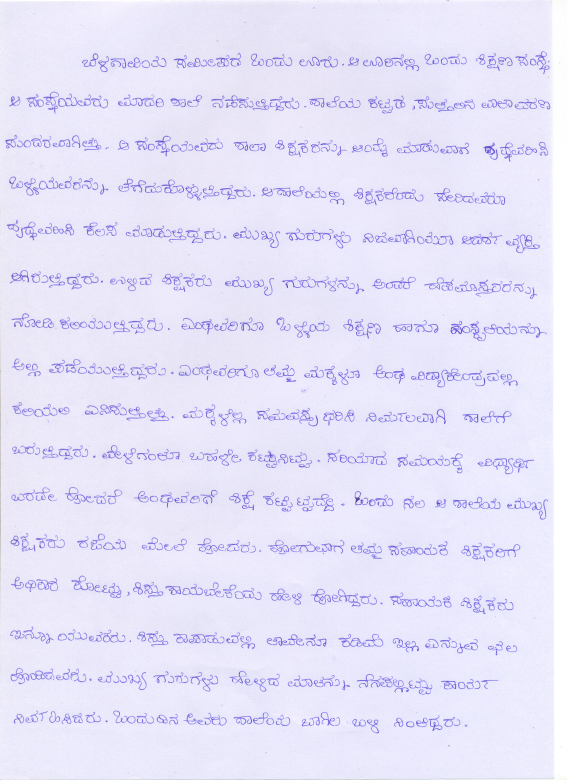
%> input picture writer identification for kannada handwritten documents/Datasets/K10.jpg, 1700 x 2340 px, given in place of 1.bmp, which was not available (shown at 1/3 size)
$ octave FeatureImagesW5.m   (GNU Octave 9; MATLAB toolbox functions it lacks are replaced by stand-ins)
%> lines starting %> are read from the running program, lines starting %| are printed output that depends on the picture; pictures that were not available may be replaced by others from this repository, and a replacement may not be noted
close all;
clear all;
clc;
%initializing the clock
t1=clock;

%Name of the Images Used
FN{1,1} = 'K1';
FN{1,2} = 'K2';
FN{1,3} = 'K3';
FN{1,4} = 'K4';
FN{1,5} = 'K5';
FN{1,6} = 'K6';
FN{1,7} = 'K7';
FN{1,8} = 'K8';
FN{1,9} = 'K9';
FN{1,10} = 'K10';
FN{1,11} = 'K11';
FN{1,12} = 'K12';
FN{1,13} = 'K13';
FN{1,14} = 'K14';

for i = 1:14


    for j = 1:50
        ImP = strcat('D:\PRAVEEN\Mtech finalproject\image sets\',FN{1,i},'\',int2str(j),'.bmp')
        X = (imread(ImP));
%> X is the input picture: size 2340x1700x3 uint8; mean R, G, B 229.6, 227.1, 249.6
        X2 = rgb2gray(X);
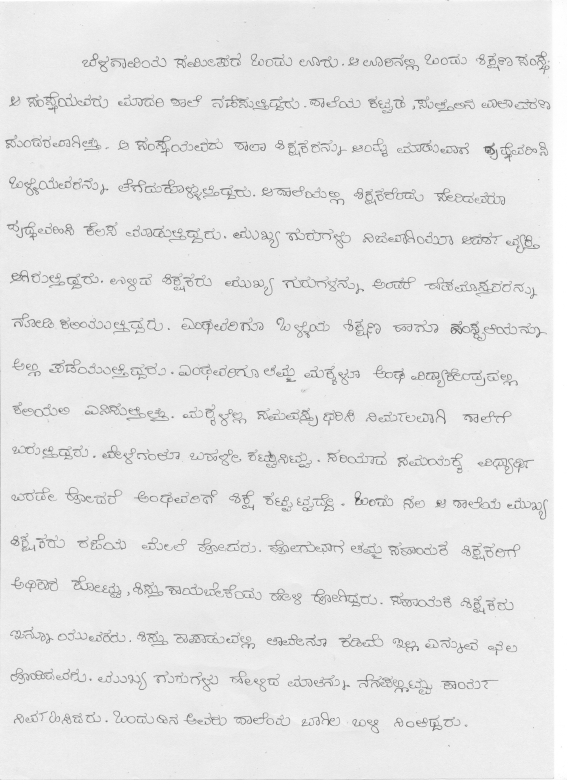
%> X2: size 2340x1700 uint8 (shown at 1/3 size); min 68, max 255, mean 230.4
        % [22 lines of commented-out code are left out]
 [a1,h1,v1,d1] = dwt2(X2,'bior2.6');
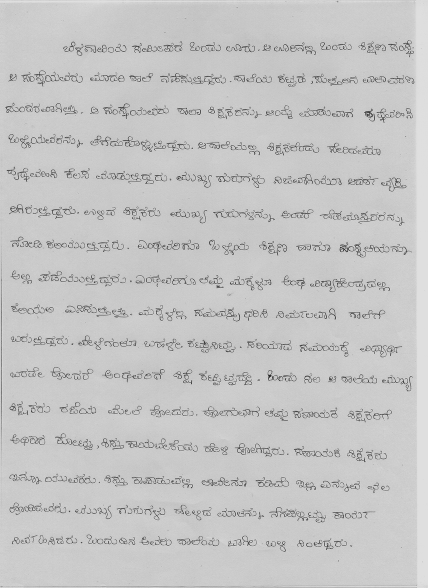
%> a1: size 1176x856 double (shown at 1/2 size); min 84.35, max 570.6, mean 461; drawn with min black and max white
Fs1(1) = mean(h1(:));
Fs1(2) = std2(h1(:));
Fs1(3) = mean(v1(:));
Fs1(4) = std2(v1(:));
Fs1(5) = mean(d1(:));
Fs1(6) = std2(d1(:));

[a2,h2,v2,d2] = dwt2(a1,'bior2.6');
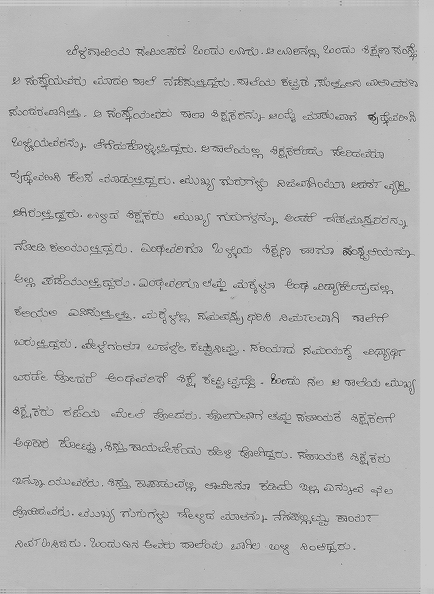
%> a2: size 594x434 double; min 109.9, max 1256.1, mean 922.9; drawn with min black and max white


Fs1(7) = mean(h2(:));
Fs1(8) = std2(h2(:));
Fs1(9) = mean(v2(:));
Fs1(10) = std2(v2(:));
Fs1(11) = mean(d2(:));
Fs1(12) = std2(d2(:));

[a3,h3,v3,d3] = dwt2(a2,'bior2.6');
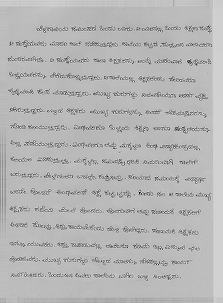
%> a3: size 303x223 double; min 558.6, max 2365.5, mean 1849; drawn with min black and max white
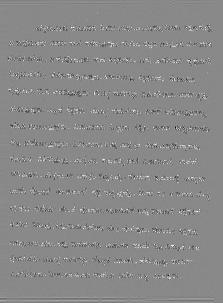
%> h3: size 303x223 double; min -816.2, max 701.7, mean -0.1; drawn with min black and max white
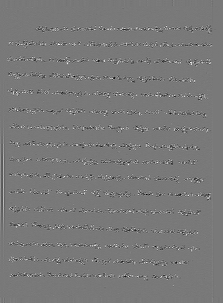
%> v3: size 303x223 double; min -713.3, max 785.6, mean 0; drawn with min black and max white
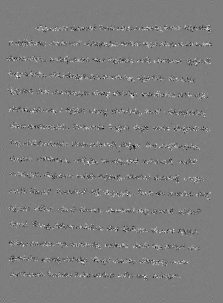
%> d3: size 303x223 double; min -475.9, max 485.6, mean 0; drawn with min black and max white
%> (the run ends here)

$ run again, on writer identification for kannada handwritten documents/Datasets/K11.jpg
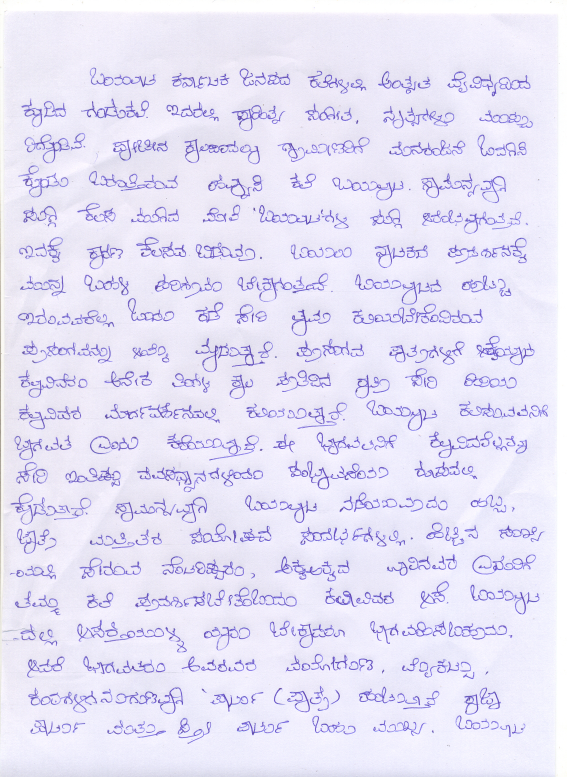
%> input picture writer identification for kannada handwritten documents/Datasets/K11.jpg, 1700 x 2331 px, given in place of 1.bmp, which was not available (shown at 1/3 size)
%> X is the input picture: size 2331x1700x3 uint8; mean R, G, B 229.8, 226.5, 246.4
%> `[a3,h3,v3,d3] = dwt2(a2,'bior2.6');`:
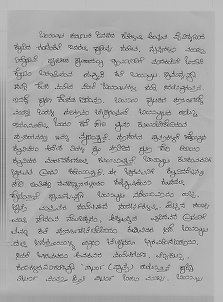
%> a3: size 302x223 double; min 314.8, max 2621.5, mean 1844.7; drawn with min black and max white
%> `[a3,h3,v3,d3] = dwt2(a2,'bior2.6');`:
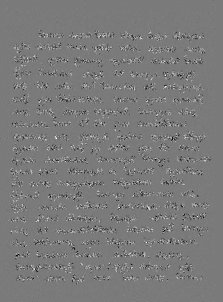
%> d3: size 302x223 double; min -553.4, max 594.3, mean -0.6; drawn with min black and max white

$ run again, on writer identification for kannada handwritten documents/Datasets/K12.jpg
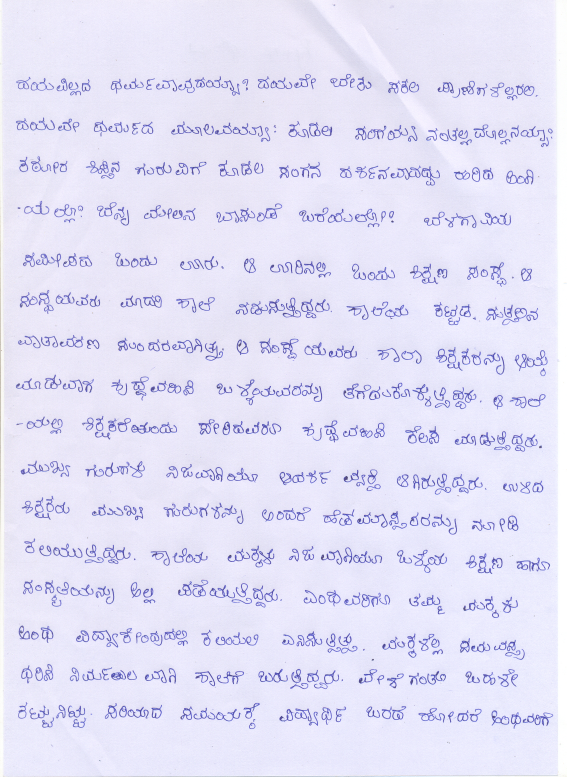
%> input picture writer identification for kannada handwritten documents/Datasets/K12.jpg, 1700 x 2331 px, given in place of 1.bmp, which was not available (shown at 1/3 size)
%> X is the input picture: size 2331x1700x3 uint8; mean R, G, B 226.7, 224.9, 246.6
%> `[a3,h3,v3,d3] = dwt2(a2,'bior2.6');`:
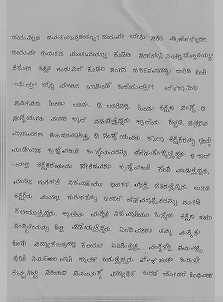
%> a3: size 302x223 double; min 263.3, max 2621.4, mean 1831.2; drawn with min black and max white
%> `[a3,h3,v3,d3] = dwt2(a2,'bior2.6');`:
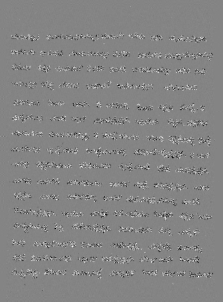
%> d3: size 302x223 double; min -653.9, max 603.7, mean -0.1; drawn with min black and max white
